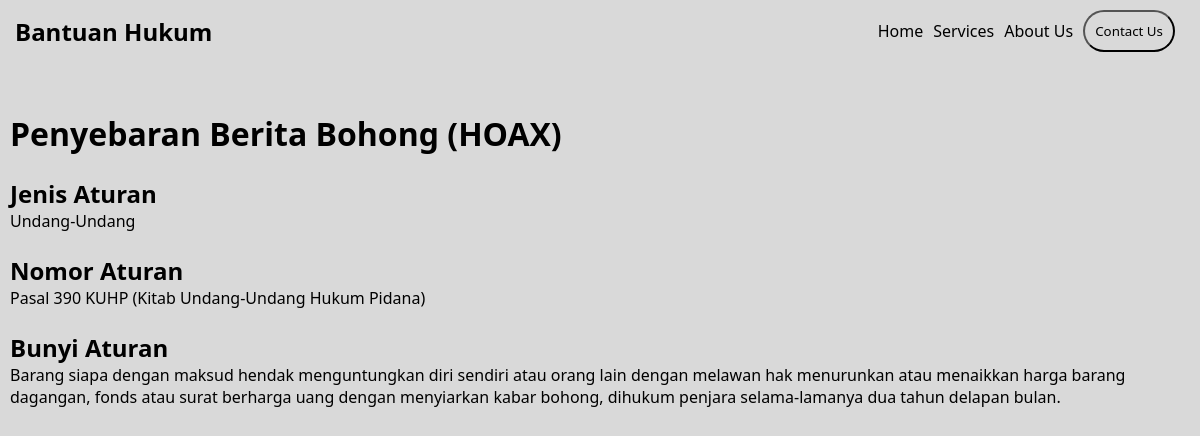
Page /aturan/index.php?id=4 on the committed database.
### tables this page shows
CREATE TABLE `aturan` (
  `id` int(11) NOT NULL,
  `nama` varchar(50) NOT NULL,
  `jenis` varchar(20) NOT NULL,
  `aturan` varchar(50) NOT NULL,
  `bunyi` text NOT NULL,
  `keyword` varchar(255) NOT NULL
);

### aturan/index.php (the view, shortened to what this page needs)
<?php
    require '../script/conn.php';
    $id = $_GET["id"];
    $query = "SELECT * FROM `aturan` WHERE `id`='$id';";
    $result = mysqli_query($conn, $query);
    $row = mysqli_fetch_row($result);
?>
<!DOCTYPE html>
<html lang="en">
<head>
    <link rel="stylesheet" href="/style/aturan.css">
</head>
<body>
    <nav>
        <a href="/"><h1>Bantuan Hukum</h1></a>
        <div class="nav-wrapper">
            <div class="nav-list">
                <a href="">Home</a>
                <a href="">Services</a>
                <a href="">About Us</a>
            </div>
            <a href=""><button>Contact Us</button></a>
        </div>
    </nav>
    <article>
        <section>
            <h1><?= $row[1]; ?></h1><br>
            <h2>Jenis Aturan</h2>
            <p><?= $row[2]; ?></p><br>
            <h2>Nomor Aturan</h2>
            <p><?= $row[3]; ?></p><br>
            <h2>Bunyi Aturan</h2>
            <p><?= $row[4]; ?></p><br>
        </section>
    </article>
</body>
</html>

### style/aturan.css (style rules this page uses)
* { margin: 0; font-family: 'Segoe UI', Tahoma, Geneva, Verdana, sans-serif; }
body { background-color: #D9D9D9; }
a { text-decoration: none; color: inherit; }
button { background-color: transparent; border-radius: 25px; padding: 10px; cursor: pointer; }
nav { display: flex; align-items: center; text-align: center; justify-content: space-between; margin: 10px 15px; }
nav div a { margin-right: 10px; }
.nav-wrapper { display: flex; align-items: center; text-align: center; }
.nav-list { display: none; }
article { margin: 10px; margin-bottom: 50px; padding-top: 50px; display: flex; justify-content: center; }
article h1 { font-size: 2em; }
@media screen and (min-width: 600px) { .nav-list { display: flex; } }

### rows in the picture
aturan: nama "Penyebaran Berita Bohong (HOAX)", jenis "Undang-Undang", aturan "Pasal 390 KUHP (Kitab Undang-Undang Hukum Pidana)", bunyi "Barang siapa dengan maksud hendak menguntungkan diri sendiri atau orang lain dengan melawan hak menurunkan atau menaikkan harga barang dagangan, fonds atau surat berharga uang dengan menyiarkan kabar bohong, dihukum penjara selama-lamanya dua tahun delapan bulan."
